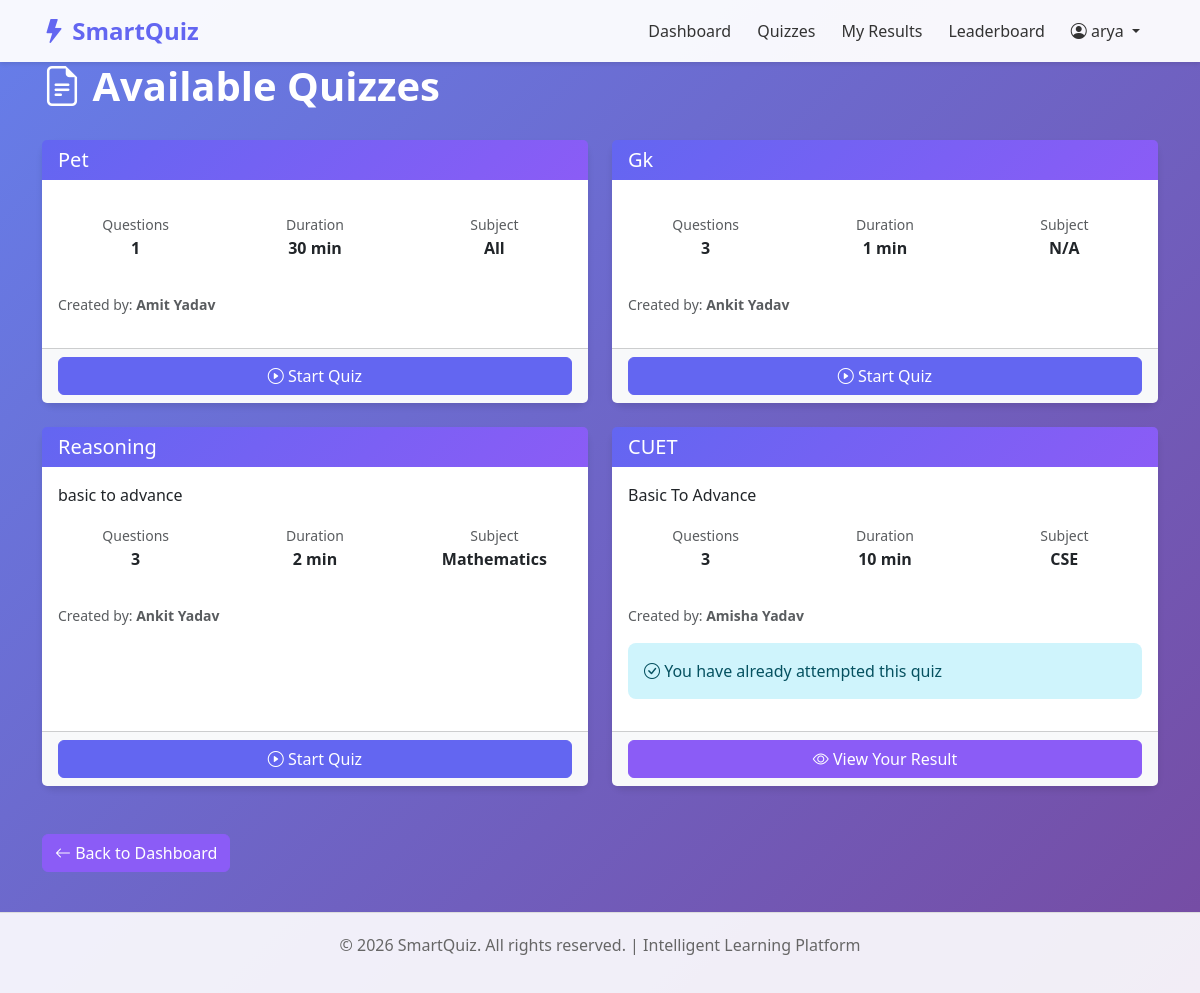
/student/quizzes/ (signed in), run on an earlier commit of the app's database.
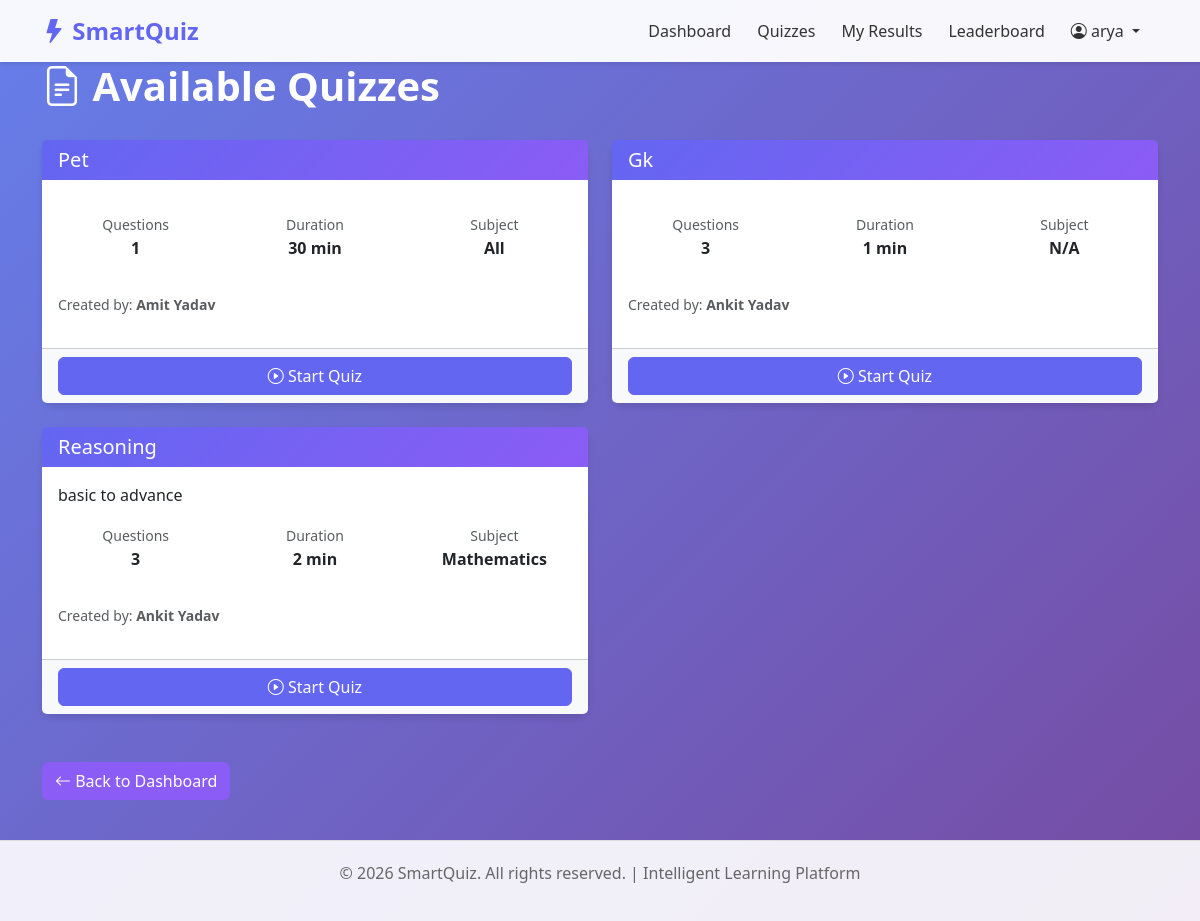
And on a later commit of the database.
### accounts/models.py (models this page shows, shortened)
class User(AbstractUser):
    USER_ROLES = (
        ('admin', 'Administrator'),
        ('teacher', 'Teacher'),
        ('student', 'Student'),
    )
    role = models.CharField(max_length=10, choices=USER_ROLES, default='student')
    profile_picture = models.ImageField(upload_to='profile_pictures/', null=True, blank=True)
    bio = models.TextField(null=True, blank=True)
    created_at = models.DateTimeField(auto_now_add=True)
    updated_at = models.DateTimeField(auto_now=True)
    class Meta:
        ordering = ['-created_at']

### quizzes/models.py (models this page shows, shortened)
class Quiz(models.Model):
    title = models.CharField(max_length=255)
    description = models.TextField(null=True, blank=True)
    created_by = models.ForeignKey(User, on_delete=models.CASCADE, limit_choices_to={'role': 'teacher'})
    subject = models.CharField(max_length=100, null=True, blank=True)
    duration_minutes = models.IntegerField(default=30)
    total_questions = models.IntegerField(default=0)
    is_published = models.BooleanField(default=False)
    created_at = models.DateTimeField(auto_now_add=True)
    updated_at = models.DateTimeField(auto_now=True)
    class Meta:
        ordering = ['-created_at']

### students/views.py (the view)
    def wrapper(request, *args, **kwargs):
        if request.user.is_authenticated and request.user.role == 'student':
            return view_func(request, *args, **kwargs)
        return redirect('accounts:login')

### students/views.py (called while the page is built)
def student_required(view_func):
    def wrapper(request, *args, **kwargs):
        if request.user.is_authenticated and request.user.role == 'student':
            return view_func(request, *args, **kwargs)
        return redirect('accounts:login')
    return wrapper

@login_required(login_url='accounts:login')
@student_required
def available_quizzes(request):
    quizzes = Quiz.objects.filter(is_published=True).select_related('created_by')
    attempted_quizzes = Result.objects.filter(student=request.user).values_list('quiz_id')
    context = {
        'quizzes': quizzes,
        'attempted_quizzes': [q[0] for q in attempted_quizzes],
    }
    return render(request, 'students/quizzes.html', context)

### templates/students/quizzes.html (shortened to what this page needs)
{% extends 'base.html' %}
{% block content %}
<h1 class="page-title"><i class="bi bi-file-earmark-text"></i> Available Quizzes</h1>
<div class="row mt-4">
    {% if quizzes %}
        {% for quiz in quizzes %}
            <div class="col-md-6 mb-4">
                <div class="card" style="height: 100%;">
                    <div class="card-header">
                        <h5 class="mb-0">{{ quiz.title }}</h5>
                    </div>
                    <div class="card-body">
                        <p class="card-text">{{ quiz.description }}</p>
                        <div class="row text-center mb-3">
                            <div class="col-4">
                                <small class="text-muted">Questions</small>
                                <p class="fw-bold">{{ quiz.questions.count }}</p>
                            </div>
                            <div class="col-4">
                                <small class="text-muted">Duration</small>
                                <p class="fw-bold">{{ quiz.duration_minutes }} min</p>
                            </div>
                            <div class="col-4">
                                <small class="text-muted">Subject</small>
                                <p class="fw-bold">{{ quiz.subject|default:"N/A" }}</p>
                            </div>
                        </div>
                        <div class="mb-3">
                            <small class="text-muted">Created by: <strong>{{ quiz.created_by.first_name }} {{ quiz.created_by.last_name }}</strong></small>
                        </div>
                        {% if quiz.id in attempted_quizzes %}
                            <div class="alert alert-info mb-3">
                                <i class="bi bi-check-circle"></i> You have already attempted this quiz
                            </div>
                        {% endif %}
                    </div>
                    <div class="card-footer bg-light">
                        {% if quiz.id not in attempted_quizzes %}
                            <a href="{% url 'students:take_quiz' quiz.id %}" class="btn btn-primary w-100">
                                <i class="bi bi-play-circle"></i> Start Quiz
                            </a>
                        {% else %}
                            <a href="{% url 'students:results' %}" class="btn btn-secondary w-100">
                                <i class="bi bi-eye"></i> View Your Result
                            </a>
                        {% endif %}
                    </div>
                </div>
            </div>
        {% endfor %}
    {% else %}
        <div class="col-md-12">
            <div class="alert alert-info">
                <i class="bi bi-info-circle"></i> No quizzes available at the moment. Please check back later.
            </div>
        </div>
    {% endif %}
</div>
<div class="row mt-4 mb-4">
    <div class="col-md-12">
        <a href="{% url 'students:dashboard' %}" class="btn btn-secondary">
            <i class="bi bi-arrow-left"></i> Back to Dashboard
        </a>
    </div>
</div>
{% endblock %}

### templates/base.html (shortened to what this page needs)
<!DOCTYPE html>
<html lang="en">
<head>
    <link href="https://cdn.jsdelivr.net/npm/bootstrap@5.3.0/dist/css/bootstrap.min.css" rel="stylesheet">
    <link href="https://cdn.jsdelivr.net/npm/bootstrap-icons@1.11.0/font/bootstrap-icons.css" rel="stylesheet">
</head>
<body>
    <nav class="navbar navbar-expand-lg navbar-light sticky-top">
        <div class="container">
            <a class="navbar-brand" href="{% url 'home' %}">
                <i class="bi bi-lightning-fill"></i> SmartQuiz
            </a>
            <div class="collapse navbar-collapse" id="navbarNav">
                <ul class="navbar-nav ms-auto">
                    {% if user.is_authenticated %}
                        {% if user.role == 'teacher' %}
                            <li class="nav-item">
                                <a class="nav-link" href="{% url 'teachers:dashboard' %}">Dashboard</a>
                            </li>
                            <li class="nav-item">
                                <a class="nav-link" href="{% url 'teachers:quiz_list' %}">My Quizzes</a>
                            </li>
                        {% elif user.role == 'student' %}
                            <li class="nav-item">
                                <a class="nav-link" href="{% url 'students:dashboard' %}">Dashboard</a>
                            </li>
                            <li class="nav-item">
                                <a class="nav-link" href="{% url 'students:quizzes' %}">Quizzes</a>
                            </li>
                            <li class="nav-item">
                                <a class="nav-link" href="{% url 'students:results' %}">My Results</a>
                            </li>
                            <li class="nav-item">
                                <a class="nav-link" href="{% url 'students:leaderboard' %}">Leaderboard</a>
                            </li>
                        {% endif %}
                        <li class="nav-item dropdown">
                            <a class="nav-link dropdown-toggle" href="#" id="userDropdown" role="button" data-bs-toggle="dropdown">
                                <i class="bi bi-person-circle"></i> {{ user.username }}
                            </a>
                        </li>
                    {% endif %}
                </ul>
            </div>
        </div>
    </nav>
    <div class="container">
        {% block content %}{% endblock %}
    </div>
    <footer class="footer">
        <div class="container">
            <p>&copy; 2026 SmartQuiz. All rights reserved. | Intelligent Learning Platform</p>
        </div>
    </footer>
</body>
</html>

### templates/base.html (style rules this page uses)
:root { --primary-color: #6366f1; --secondary-color: #8b5cf6; --success-color: #10b981; --danger-color: #ef4444; --warning-color: #f59e0b; }
body { background: linear-gradient(135deg, #667eea 0%, #764ba2 100%); min-height: 100vh; font-family: 'Segoe UI', Tahoma, Geneva, Verdana, sans-serif; }
.navbar { background: rgba(255, 255, 255, 0.95) !important; box-shadow: 0 2px 4px rgba(0,0,0,0.1); }
.navbar-brand { font-weight: 700; font-size: 1.5rem; color: var(--primary-color) !important; }
.nav-link { color: #333 !important; margin-right: 10px; transition: color 0.3s; }
.btn-primary { background-color: var(--primary-color); border-color: var(--primary-color); }
.btn-secondary { background-color: var(--secondary-color); border-color: var(--secondary-color); }
.card { border: none; border-radius: 12px; box-shadow: 0 4px 6px rgba(0,0,0,0.1); transition: transform 0.3s, box-shadow 0.3s; }
.card-header { background: linear-gradient(135deg, var(--primary-color) 0%, var(--secondary-color) 100%); color: white; border: none; border-radius: 12px 12px 0 0; }
.footer { background: rgba(255, 255, 255, 0.9); padding: 20px; text-align: center; color: #666; margin-top: 40px; border-top: 1px solid #ddd; }
.page-title { color: white; font-weight: 700; margin-bottom: 30px; }

What changed in the data, as far as the page shows it:
removed Quiz: title "CUET", description "Basic To Advance", questions.count "3", duration_minutes "10", subject "CSE", created_by.first_name "Amisha", created_by.last_name "Yadav", shows "You have already attempted this quiz", shows "View Your Result"
